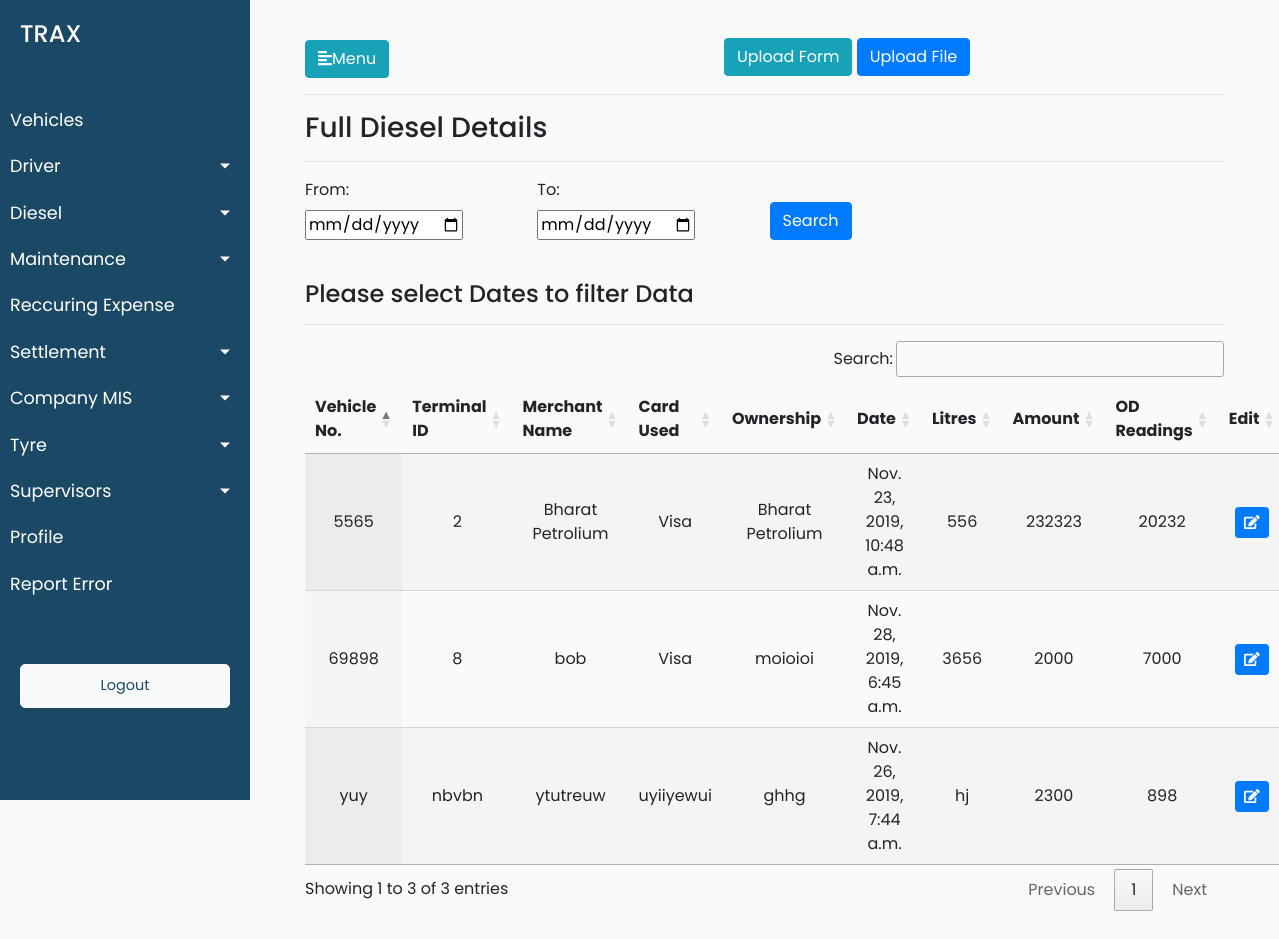
Page /diesel/full_diesel_details_filtered_by_date on the earlier database version.
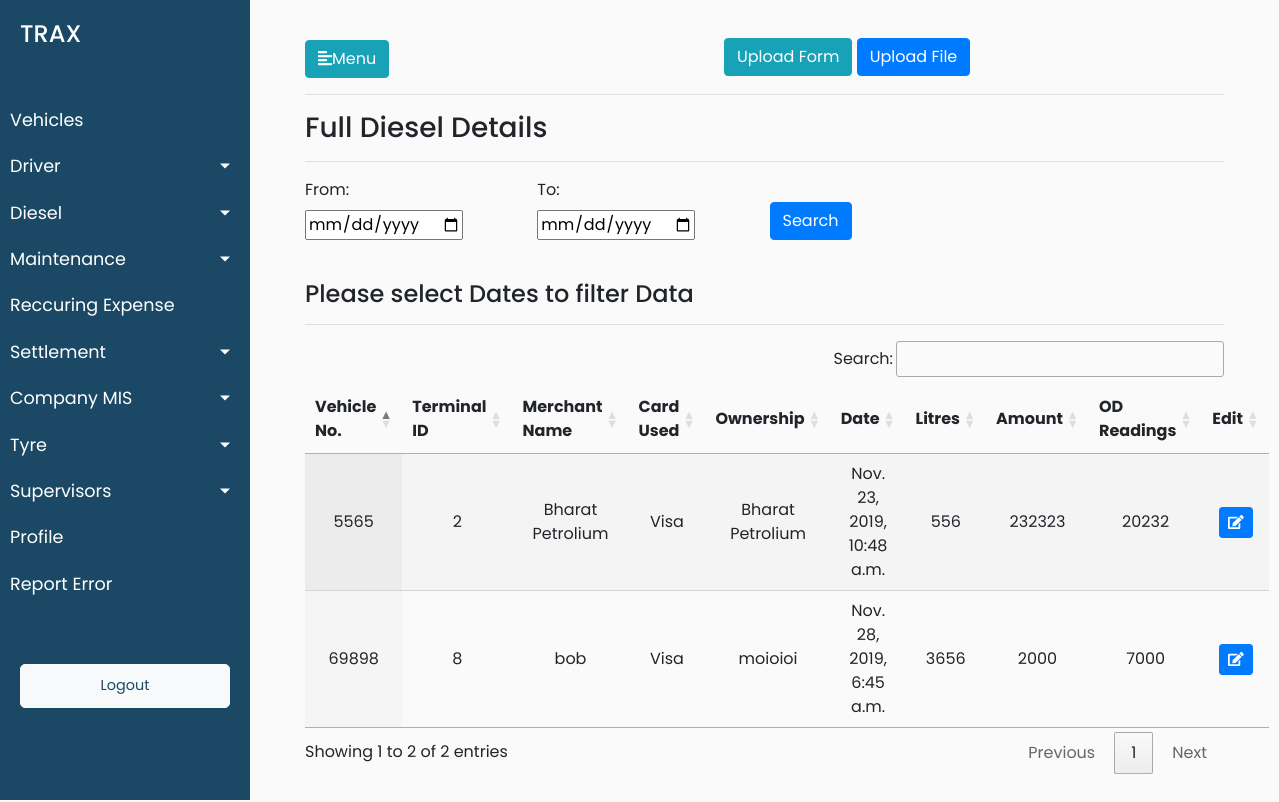
Same page on the later database version.
### trax_vehicle_manager_data/models.py (models this page shows, shortened)
class Expenses(models.Model):
    expense_name = models.CharField(max_length=50)
    expense_id = models.PositiveSmallIntegerField()
    expense_vehicle_id = models.ForeignKey(Vehicles, on_delete = models.CASCADE)

class Diesel(Expenses):
    terminal_id = models.CharField(max_length=900,blank=True)
    transaction_date = models.DateTimeField(default=timezone.now,blank=True)
    merchant = models.CharField(max_length=900,blank=True)
    account_number = models.CharField(max_length=900,blank=True)
    card_used = models.CharField(max_length=900,blank=True)
    vehicle_number = models.CharField(max_length=900,blank=True)
    vehicle_detail = models.CharField(max_length=900,blank=True)
    transaction_type = models.CharField(max_length=900,blank=True)
    diesel_rate = models.CharField(max_length=900,blank=True)
    volume = models.CharField(max_length=900,blank=True)
    amount_Rs = models.CharField(max_length=900,blank=True)
    balance_Rs = models.CharField(max_length=900,blank=True)
    odometer_reading = models.CharField(max_length=900,blank=True)
    ownership = models.CharField(max_length=900,blank=True)

### trax_vehicle_manager_data/views.py (the view)
# urls.py: path('diesel/full_diesel_details_filtered_by_date',views.full_diesel_details_filtered_by_date,name='full_diesel_details_filtered_by_date'),
def full_diesel_details_filtered_by_date(request):
    dieselobjectlist = []
    if request.method == "POST":
        date1=request.POST['date1']
        date2=request.POST['date2']
        dieselobjectlist = Diesel.objects.filter(transaction_date__range=[date1,date2]).all()
        filter_date = "True"
        data =  {'dieselobjectlist':dieselobjectlist,'date1':date1,'date2':date2,'filter_date':filter_date}
    else:
        dieselobjectlist = Diesel.objects.all()
        data =  {'dieselobjectlist':dieselobjectlist}
    return render(request,'trax_vehicle_manager_data/full_diesel_detail_filtered_by_date.html',data)

### trax_vehicle_manager_data/templates/trax_vehicle_manager_data/full_diesel_detail_filtered_by_date.html (shortened to what this page needs)
{% extends 'trax_vehicle_manager_data/base.html' %}
{% load static %}
{% load maintenance_data_filters %}
{% block stylesheets %}
<link rel="stylesheet" href="//cdn.datatables.net/1.10.19/css/jquery.dataTables.min.css">
{% endblock stylesheets %}
{% block content %}
<span id="btn">
<button class="upload_diesel_data_form btn btn-info" style="margin-left:-500px;margin-top:-2px">Upload Form </button>
<button type="button" class="btn btn-primary" style="margin-left:-5px;margin-top:-2px" data-toggle="modal" data-target="#exampleModalforUploadFile">Upload File</button>
</span>
<hr>
<h3>Full Diesel Details</h3>
<hr>
<form action={% url 'trax_vehicle_manager_data:full_diesel_details_filtered_by_date' %} method="post">
                        <div>
                        <div class="form-row">
                        <div class="form-group col-md-3">
                            <label for="start_date_lbl">From:</label><br>
                            <input type="date" class="datepicker" id="date1" name="date1">
                        </div>
                        <div class="form-group col-md-3">
                            <label for="end_date_lbl">To:</label><br>
                            <input type="date" class="datepicker" id="date2" name="date2">
                        </div>
                        <div class="form-group col-md-3">
                        <br>
                        <button type="submit" class="submit-btn btn btn-primary">Search</button>
                        </div>
                        </div>
                        <br>
                    </form>
<div>
{% if filter_date == "True" %}
<h4>{{date1|title}}To{{date2|title}}</h4>
{% else %}
<h4>Please select Dates to filter Data</h4>
{% endif %}
</div>
<hr>
<div>
    <table id="test_table" class="display" style="width:100%">
        <thead>
            <tr>
                <th>Vehicle No.</th>
                <th>Terminal ID</th>
                <th>Merchant Name</th>
                <th>Card Used</th>
                <th>Ownership</th>
                <th>Date</th>
                <th>Litres</th>
                <th>Amount</th>
                <th>OD Readings</th>
                <th>Edit</th>
            </tr>
        </thead>
        <tbody>
        {% for onedieselobject in dieselobjectlist %}
            <tr>
                <td>{{onedieselobject.vehicle_number}}</td>
                <td>{{ onedieselobject.terminal_id }}</td>
                <td>{{onedieselobject.merchant }}</td>
                <td>{{ onedieselobject.card_used }}</td>
                <td>{{ onedieselobject.ownership }}</td>
                <td>{{ onedieselobject.transaction_date }}</td>
                <td>{{ onedieselobject.volume }}</td>
                <td>{{ onedieselobject.amount_Rs }}</td>
                <td>{{ onedieselobject.odometer_reading }}</td>
                <td>
					<button type="button" class="update-data-entered btn btn-sm btn-primary" data-id="{% url 'trax_vehicle_manager_data:update_diesel_odometer_reading' pk=onedieselobject.pk  %}">
					<span class="fa fa-edit"></span>
					</button>
				</td>
            </tr>
        {% endfor %}
        </tbody>
    </table>
</div>
{% endblock %}

Differences in the rows shown:
removed Diesel: vehicle_number "yuy", terminal_id "nbvbn", merchant "ytutreuw", card_used "uyiiyewui", ownership "ghhg", transaction_date "Nov. 26, 2019, 7:44 a.m.", volume "hj", amount_Rs "2300", odometer_reading "898"
Other differences:
text written by a page script: "Search: Showing 1 to 3 of 3 entries Previous 1 Next" → "Search: Showing 1 to 2 of 2 entries Previous 1 Next"
